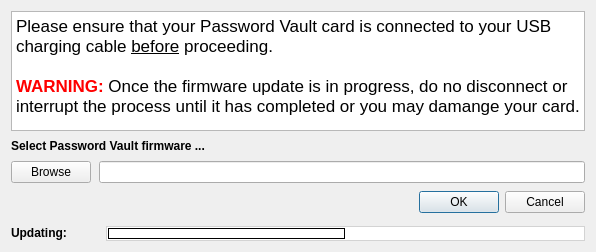
<?xml version="1.0" encoding="UTF-8"?>
<ui version="4.0">
 <class>FirmwareUpdateWidget</class>
 <widget class="QWidget" name="FirmwareUpdateWidget">
  <property name="geometry">
   <rect>
    <x>0</x>
    <y>0</y>
    <width>596</width>
    <height>252</height>
   </rect>
  </property>
  <property name="sizePolicy">
   <sizepolicy hsizetype="Preferred" vsizetype="Preferred">
    <horstretch>0</horstretch>
    <verstretch>0</verstretch>
   </sizepolicy>
  </property>
  <layout class="QVBoxLayout" name="verticalLayout" stretch="0,0,0,0,0">
   <property name="spacing">
    <number>8</number>
   </property>
   <item>
    <widget class="QTextBrowser" name="textBrowser">
     <property name="sizePolicy">
      <sizepolicy hsizetype="Expanding" vsizetype="Preferred">
       <horstretch>0</horstretch>
       <verstretch>0</verstretch>
      </sizepolicy>
     </property>
     <property name="html">
      <string>&lt;!DOCTYPE HTML PUBLIC &quot;-//W3C//DTD HTML 4.0//EN&quot; &quot;http://www.w3.org/TR/REC-html40/strict.dtd&quot;&gt;
&lt;html&gt;&lt;head&gt;&lt;meta name=&quot;qrichtext&quot; content=&quot;1&quot; /&gt;&lt;style type=&quot;text/css&quot;&gt;
p, li { white-space: pre-wrap; }
&lt;/style&gt;&lt;/head&gt;&lt;body style=&quot; font-family:'.SF NS Text'; font-size:13pt; font-weight:400; font-style:normal;&quot;&gt;
&lt;p style=&quot; margin-top:0px; margin-bottom:0px; margin-left:0px; margin-right:0px; -qt-block-indent:0; text-indent:0px;&quot;&gt;Please ensure that your Password Vault card is connected to your USB charging cable &lt;span style=&quot; text-decoration: underline;&quot;&gt;before&lt;/span&gt; proceeding.  &lt;/p&gt;
&lt;p style=&quot;-qt-paragraph-type:empty; margin-top:0px; margin-bottom:0px; margin-left:0px; margin-right:0px; -qt-block-indent:0; text-indent:0px;&quot;&gt;&lt;br /&gt;&lt;/p&gt;
&lt;p style=&quot; margin-top:0px; margin-bottom:0px; margin-left:0px; margin-right:0px; -qt-block-indent:0; text-indent:0px;&quot;&gt;&lt;span style=&quot; font-weight:600; color:#ff0000;&quot;&gt;WARNING:&lt;/span&gt; Once the firmware update is in progress, do no disconnect or interrupt the process until it has completed or you may damange your card. &lt;/p&gt;&lt;/body&gt;&lt;/html&gt;</string>
     </property>
    </widget>
   </item>
   <item>
    <widget class="QLabel" name="labelHeadline">
     <property name="sizePolicy">
      <sizepolicy hsizetype="Preferred" vsizetype="Fixed">
       <horstretch>0</horstretch>
       <verstretch>0</verstretch>
      </sizepolicy>
     </property>
     <property name="font">
      <font>
       <weight>75</weight>
       <bold>true</bold>
      </font>
     </property>
     <property name="text">
      <string>Select Password Vault firmware ... </string>
     </property>
     <property name="alignment">
      <set>Qt::AlignBottom|Qt::AlignLeading|Qt::AlignLeft</set>
     </property>
    </widget>
   </item>
   <item>
    <layout class="QHBoxLayout" name="horizontalLayout">
     <item>
      <widget class="QPushButton" name="buttonBrowseFile">
       <property name="text">
        <string>Browse</string>
       </property>
      </widget>
     </item>
     <item>
      <widget class="PasswordEdit" name="firmwareFilename">
       <property name="enabled">
        <bool>true</bool>
       </property>
       <property name="inputMethodHints">
        <set>Qt::ImhNone</set>
       </property>
       <property name="text">
        <string notr="true"/>
       </property>
       <property name="echoMode">
        <enum>QLineEdit::Normal</enum>
       </property>
       <property name="readOnly">
        <bool>true</bool>
       </property>
      </widget>
     </item>
    </layout>
   </item>
   <item>
    <widget class="QDialogButtonBox" name="buttonBox">
     <property name="orientation">
      <enum>Qt::Horizontal</enum>
     </property>
     <property name="standardButtons">
      <set>QDialogButtonBox::Cancel|QDialogButtonBox::Ok</set>
     </property>
    </widget>
   </item>
   <item>
    <layout class="QHBoxLayout" name="horizontalProgressLayout">
     <property name="topMargin">
      <number>5</number>
     </property>
     <property name="bottomMargin">
      <number>0</number>
     </property>
     <item>
      <widget class="QLabel" name="labelUpdating">
       <property name="sizePolicy">
        <sizepolicy hsizetype="Fixed" vsizetype="Fixed">
         <horstretch>0</horstretch>
         <verstretch>0</verstretch>
        </sizepolicy>
       </property>
       <property name="minimumSize">
        <size>
         <width>87</width>
         <height>0</height>
        </size>
       </property>
       <property name="font">
        <font>
         <weight>75</weight>
         <bold>true</bold>
        </font>
       </property>
       <property name="midLineWidth">
        <number>0</number>
       </property>
       <property name="text">
        <string>Updating:</string>
       </property>
       <property name="alignment">
        <set>Qt::AlignLeading|Qt::AlignLeft|Qt::AlignVCenter</set>
       </property>
      </widget>
     </item>
     <item>
      <widget class="QProgressBar" name="progressBar">
       <property name="sizePolicy">
        <sizepolicy hsizetype="Preferred" vsizetype="Fixed">
         <horstretch>0</horstretch>
         <verstretch>0</verstretch>
        </sizepolicy>
       </property>
       <property name="minimumSize">
        <size>
         <width>0</width>
         <height>0</height>
        </size>
       </property>
       <property name="maximumSize">
        <size>
         <width>16777215</width>
         <height>15</height>
        </size>
       </property>
       <property name="baseSize">
        <size>
         <width>0</width>
         <height>0</height>
        </size>
       </property>
       <property name="styleSheet">
        <string notr="true">QProgressBar {
border: 1px solid lightgray;
text-align: top;
padding: 1px;
background: QLinearGradient( x1: 0, y1: 0, x2: 1, y2: 0,
stop: 0 #ddd,
stop: 0.4999 #eee,
stop: 1 #ddd,
stop: 1 #eee );
width: 15px;
}

QProgressBar::chunk {
background: QLinearGradient( x1: 0, y1: 0, x2: 1, y2: 0,
stop: 0 #78d,
stop: 0.4999 #46a,
stop: 1 #45a,
stop: 1 #238 );
border: 1px solid black;
}

</string>
       </property>
       <property name="maximum">
        <number>0</number>
       </property>
       <property name="value">
        <number>0</number>
       </property>
       <property name="textVisible">
        <bool>true</bool>
       </property>
       <property name="invertedAppearance">
        <bool>false</bool>
       </property>
      </widget>
     </item>
    </layout>
   </item>
  </layout>
 </widget>
 <customwidgets>
  <customwidget>
   <class>PasswordEdit</class>
   <extends>QLineEdit</extends>
   <header>gui/PasswordEdit.h</header>
  </customwidget>
 </customwidgets>
 <tabstops>
  <tabstop>buttonBox</tabstop>
 </tabstops>
 <resources/>
 <connections/>
</ui>
